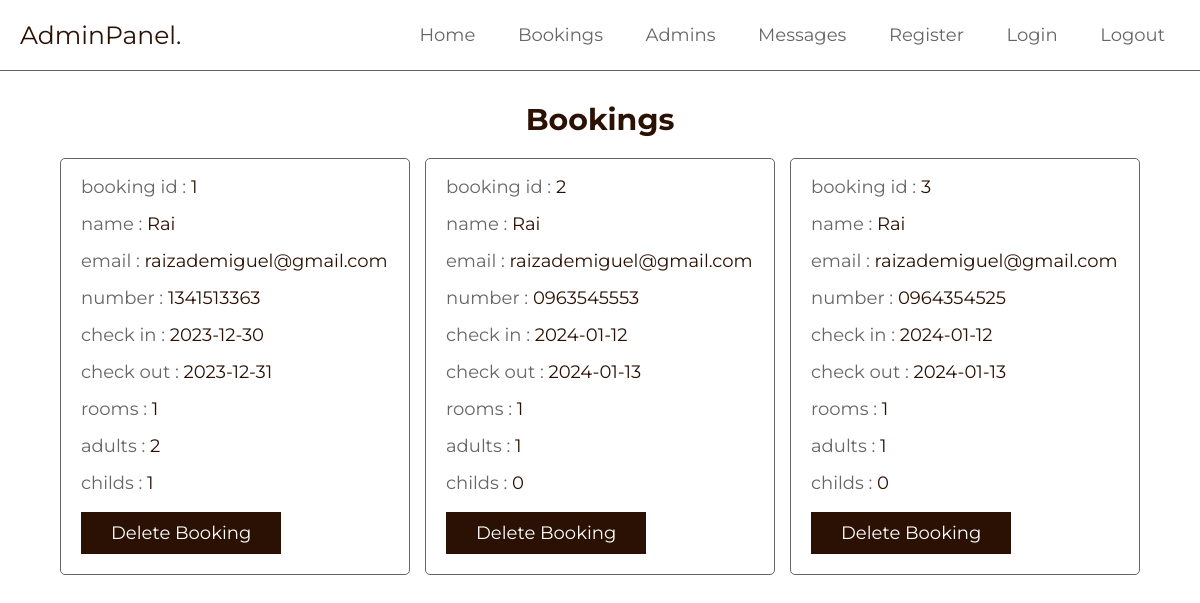
/admin/bookings.php (signed in), run on the app's committed database.
### tables this page shows
CREATE TABLE `bookings` (
  `booking_id` int(20) NOT NULL,
  `user_id` bigint(20) NOT NULL,
  `name` varchar(50) NOT NULL,
  `email` varchar(50) NOT NULL,
  `number` varchar(10) NOT NULL,
  `rooms` int(1) NOT NULL,
  `check_in` varchar(10) NOT NULL,
  `check_out` varchar(10) NOT NULL,
  `adults` int(1) NOT NULL,
  `childs` int(1) NOT NULL
);

### admin/bookings.php (the view, shortened to what this page needs)
<?php
include '../components/connect.php';
?>
<!DOCTYPE html>
<html lang="en">
<head>
   <link rel="stylesheet" href="https://cdnjs.cloudflare.com/ajax/libs/font-awesome/6.2.0/css/all.min.css">
   <link rel="stylesheet" href="../css/admin_style.css">
</head>
<body>
<?php include '../components/admin_header.php'; ?>
<section class="grid">
   <h1 class="heading">bookings</h1>
   <div class="box-container">
   <?php
      $select_bookings = $conn->prepare("SELECT * FROM `bookings`");
      $select_bookings->execute();
      if($select_bookings->rowCount() > 0){
         while($fetch_bookings = $select_bookings->fetch(PDO::FETCH_ASSOC)){
   ?>
   <div class="box">
      <p>booking id : <span><?= $fetch_bookings['booking_id']; ?></span></p>
      <p>name : <span><?= $fetch_bookings['name']; ?></span></p>
      <p>email : <span><?= $fetch_bookings['email']; ?></span></p>
      <p>number : <span><?= $fetch_bookings['number']; ?></span></p>
      <p>check in : <span><?= $fetch_bookings['check_in']; ?></span></p>
      <p>check out : <span><?= $fetch_bookings['check_out']; ?></span></p>
      <p>rooms : <span><?= $fetch_bookings['rooms']; ?></span></p>
      <p>adults : <span><?= $fetch_bookings['adults']; ?></span></p>
      <p>childs : <span><?= $fetch_bookings['childs']; ?></span></p>
      <form action="" method="POST">
         <input type="submit" value="delete booking" onclick="return confirm('delete this booking?');" name="delete" class="btn">
      </form>
   </div>
   <?php
      }
      }
   ?>
   </div>
</section>
</body>
</html>

### components/admin_header.php (shortened to what this page needs)
<header class="header">
   <section class="flex">
      <a href="dashboard.php" class="logo">AdminPanel.</a>
      <nav class="navbar">
         <a href="dashboard.php">home</a>
         <a href="bookings.php">bookings</a>
         <a href="admins.php">admins</a>
         <a href="messages.php">messages</a>
         <a href="register.php">register</a>
         <a href="login.php">login</a>
         <a href="../components/admin_logout.php" onclick="return confirm('logout from this website?');">logout</a>
      </nav>
   </section>
</header>

### css/admin_style.css (style rules this page uses)
:root { --main-color:#2B1103; --sub-color:#666; --white:#fff; --border:.1rem solid var(--sub-color); }
* { font-family: 'Montserrat', sans-serif; margin: 0; padding: 0; box-sizing: border-box; outline: none; border: none; text-decoration: none; }
html { font-size: 62.5%; overflow-x: hidden; scroll-behavior: smooth; scroll-padding-top: 2rem; }
section { padding: 3rem 2rem; max-width: 1200px; margin: 0 auto; }
.heading { margin-bottom: 2rem; text-align: center; text-transform: capitalize; color: var(--main-color); font-size: 3rem; }
.btn { display: inline-block; cursor: pointer; padding: 1rem 3rem; font-size: 1.8rem; color: var(--white); text-align: center; text-transform: capitalize; transition: .2s linear; margin-top: 1rem; background-color: var(--main-color); }
.header { border-bottom: var(--border); position: sticky; top: 0; left: 0; right: 0; background-color: var(--white); z-index: 1000; }
.header .flex { padding:2rem; display: flex; align-items: center; justify-content: space-between; position: relative; }
.header .flex .logo { font-size: 2.5rem; color: var(--main-color); }
.header .flex .navbar a { margin-left: 1rem; font-size: 1.8rem; color: var(--sub-color); padding: .5rem 1.5rem; border-radius: .5rem; text-transform: capitalize; }
.grid .box-container { display: grid; grid-template-columns: repeat(auto-fit, 35rem); align-items: flex-start; justify-content: center; gap: 1.5rem; }
.grid .box-container .box { border-radius: .5rem; padding: 2rem; padding-top: 1rem; border: var(--border); overflow-x: hidden; }
.grid .box-container .box p { line-height: 1.5; padding: .5rem 0; font-size: 1.8rem; color: var(--sub-color); white-space: pre-line; text-overflow: ellipsis; overflow-x: hidden; }
.grid .box-container .box p span { color: var(--main-color); }

### data on the page
bookings: booking_id "1", name "Rai", email "raizademiguel@gmail.com", number "1341513363", check_in "2023-12-30", check_out "2023-12-31", rooms "1", adults "2", childs "1"
bookings: booking_id "2", name "Rai", email "raizademiguel@gmail.com", number "0963545553", check_in "2024-01-12", check_out "2024-01-13", rooms "1", adults "1", childs "0"
bookings: booking_id "3", name "Rai", email "raizademiguel@gmail.com", number "0964354525", check_in "2024-01-12", check_out "2024-01-13", rooms "1", adults "1", childs "0"
